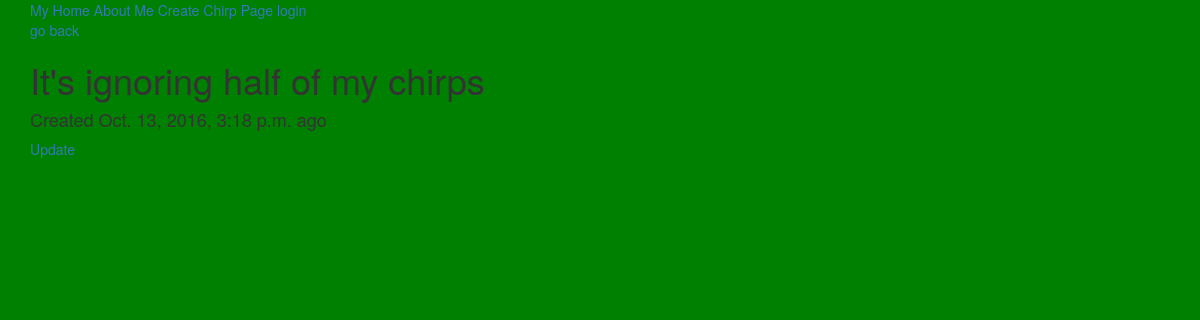
The page /chirps/30/ on the database its author committed.
### app/models.py (models this page shows)
class Chirp(models.Model):
    body = models.CharField(max_length=140)
    created = models.DateTimeField(auto_now_add=True)
    class Meta:
        ordering = ("-created",)

### app/views.py (the view)
# urls.py: url(r'^chirps/(?P<pk>\d+)/$', ChirpDetailView.as_view(), name="chirp_detail_view"),
class ChirpDetailView(DetailView):
    model = Chirp

### templates/app/chirp_detail.html
{% extends "base.html" %}
{% block content %}
<p>
<a href="{% url 'chirp_view' %}">go back</a>
</p>
<h1>{{ object.body }}</h1>
<h4>Created {{ object.created}} ago</h4>
<a href="{% url 'chirp_update_view' object.id %}">Update</a>
{% endblock%}

### templates/base.html (style rules this page uses)
body { background-color: green; }

### rows shown on the page
Chirp: body "It's ignoring half of my chirps", created "Oct. 13, 2016, 3:18 p.m."
